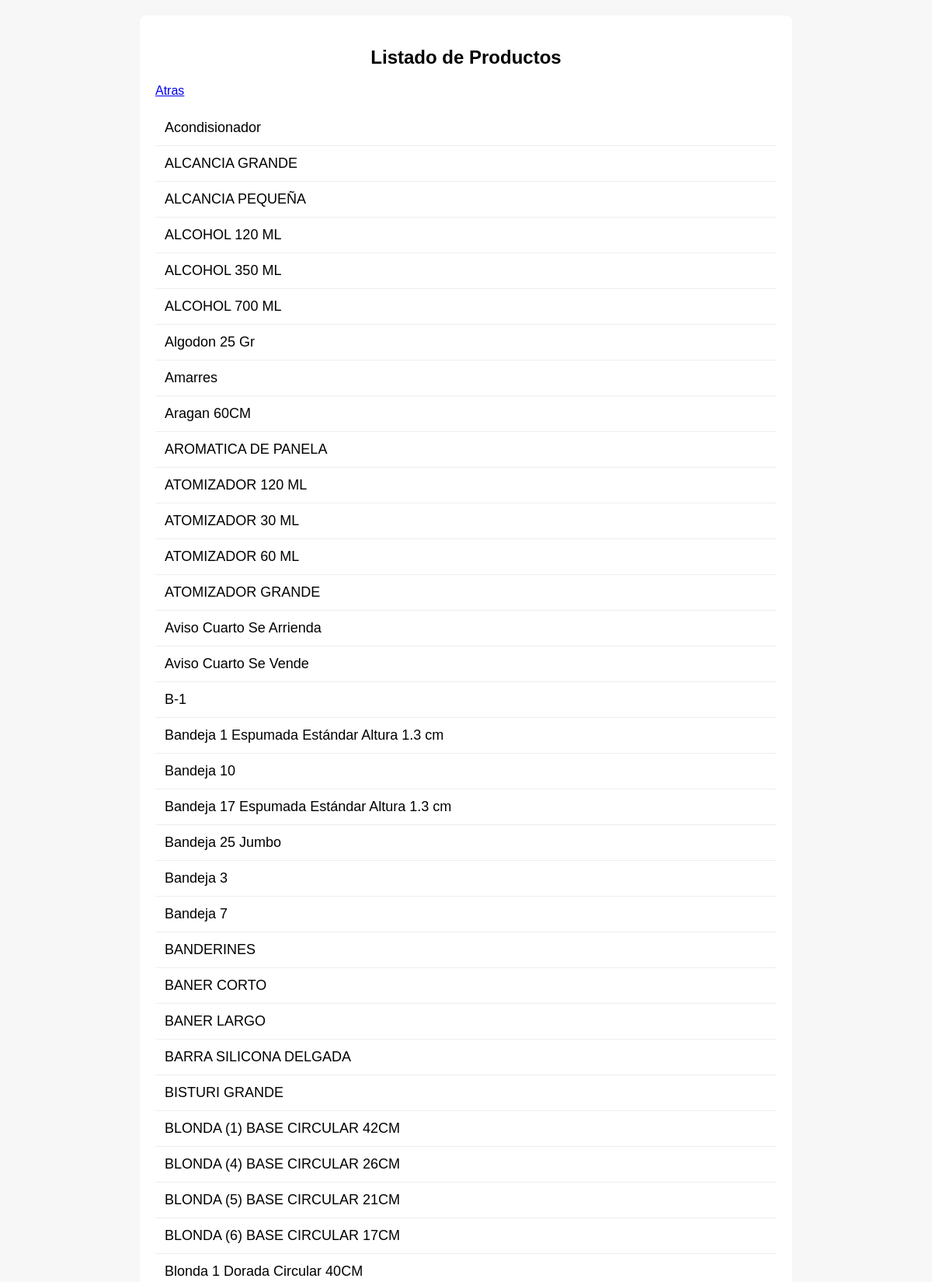
The app's page /admin/listado_productos.php (upper part) with its own data.
### tables this page shows
CREATE TABLE `products` (
  `id` int(11) NOT NULL,
  `category_id` int(11) DEFAULT NULL,
  `subcategory_id` int(11) DEFAULT NULL,
  `sku` int(11) NOT NULL,
  `image` varchar(255) DEFAULT NULL,
  `name` varchar(200) NOT NULL,
  `description` text DEFAULT NULL,
  `price` decimal(10,2) NOT NULL DEFAULT 0.00,
  `min_quantity` int(11) DEFAULT 0,
  `cost` decimal(10,2) NOT NULL DEFAULT 0.00,
  `tax_percent` decimal(5,2) DEFAULT 0.00,
  `active` tinyint(1) DEFAULT 1,
  `created_at` timestamp NOT NULL DEFAULT current_timestamp(),
  `cost_initial` decimal(12,2) DEFAULT 0.00,
  `packaging_type` varchar(50) DEFAULT 'unidad',
  `packaging_qty` int(11) DEFAULT 1,
  `iva_percent` decimal(5,2) DEFAULT 0.00,
  `margin_percent` decimal(5,2) DEFAULT 0.00,
  `price_unit` decimal(12,2) DEFAULT 0.00,
  `stock` int(11) DEFAULT 0,
  `rounding_enabled` tinyint(1) NOT NULL DEFAULT 1,
  `visible_web` tinyint(1) NOT NULL DEFAULT 1
);

### admin/listado_productos.php (the view, shortened to what this page needs)
<?php
$pdo = DB::getConnection();
$products = $pdo->query("SELECT name FROM products WHERE active=1 ORDER BY name")->fetchAll(PDO::FETCH_ASSOC);
?>
<!doctype html>
<html lang="es">
<head>
</head>
<body>
<div class="container">
  <h2>Listado de Productos</h2>
  <a href="/mi_tienda/admin/pos.php">Atras</a>
  <ul>
    <?php foreach ($products as $p): ?>
      <li><?= htmlspecialchars($p['name']) ?></li>
    <?php endforeach; ?>
  </ul>
</div>
</body>
</html>

### admin/listado_productos.php (style rules this page uses)
body { font-family: Arial, sans-serif; background:#f7f7f7; margin:0; padding:0; }
.container { max-width:800px; margin:20px auto; background:#fff; padding:20px; border-radius:8px; }
h2 { text-align:center; }
ul { list-style:none; padding:0; }
li { padding:12px; border-bottom:1px solid #eee; font-size:18px; }

### records on screen
products: name "Acondisionador"
products: name "ALCANCIA GRANDE"
products: name "ALCANCIA PEQUEÑA"
products: name "ALCOHOL 120 ML"
products: name "ALCOHOL 350 ML"
products: name "ALCOHOL 700 ML"
products: name "Algodon 25 Gr"
products: name "Amarres"
products: name "Aragan 60CM"
products: name "AROMATICA DE PANELA"
products: name "ATOMIZADOR 120 ML"
products: name "ATOMIZADOR 30 ML"
products: name "ATOMIZADOR 60 ML"
products: name "ATOMIZADOR GRANDE"
products: name "Aviso Cuarto Se Arrienda"
products: name "Aviso Cuarto Se Vende"
products: name "B-1"
products: name "Bandeja 1 Espumada Estándar Altura 1.3 cm"
products: name "Bandeja 10"
products: name "Bandeja 17 Espumada Estándar Altura 1.3 cm"
products: name "Bandeja 25 Jumbo"
products: name "Bandeja 3"
products: name "Bandeja 7"
products: name "BANDERINES"
products: name "BANER CORTO"
products: name "BANER LARGO"
products: name "BARRA SILICONA DELGADA"
products: name "BISTURI GRANDE"
products: name "BLONDA (1) BASE CIRCULAR 42CM"
products: name "BLONDA (4) BASE CIRCULAR 26CM"
products: name "BLONDA (5) BASE CIRCULAR 21CM"
products: name "BLONDA (6) BASE CIRCULAR 17CM"
products: name "Blonda 1 Dorada Circular 40CM"
